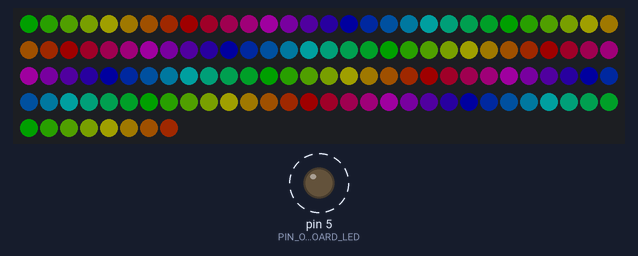
The sketch below on a simulated Arduino Uno, built with avr-gcc and run on an emulated ATmega328P. On the bench: 128 RGB LEDs in strip order, left to right, continuing on the next row, output pins drawn as LEDs (lit = HIGH). Dashed ring = blinking. Dim RGB values are drawn brighter than linear.

Above: at 0.02 s.
At 0.7 s:
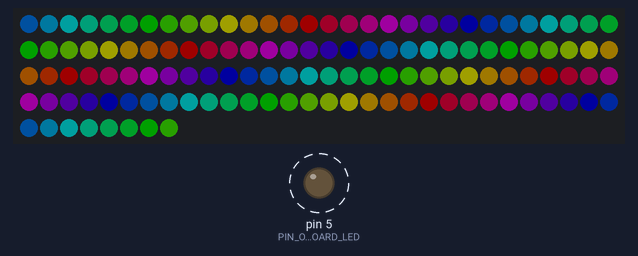
At 1.49 s:
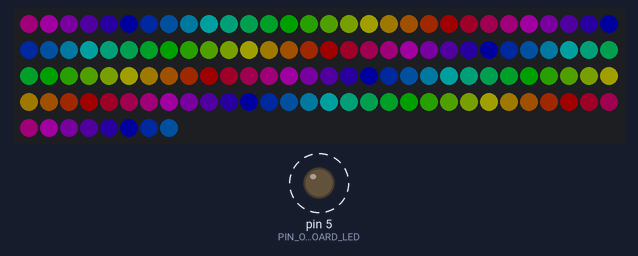
At 3.08 s:
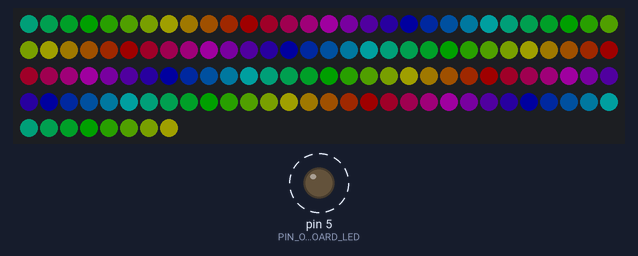
Timing chart, 0 to 40.0 s (numbered marks = the images above):
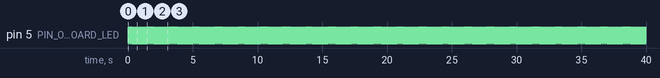

Measured:
- by itself, pin 5 (PIN_ONBOARD_LED): alternates HIGH for 0.05 s and LOW for 0.06 s
- by itself, everything shown: repeats every 2.7 s, in 48 steps

The sketch:

color_wave.ino
```cpp
#include <Adafruit_NeoPixel.h>

const uint8_t PIN_ONBOARD_LED = 5;

const uint8_t PIN_PIXEL       = 4;
const uint8_t PIXELS_N        = 128;
const int     BRIGHTNESS      = 32; // 0-255
const int     STEP            = BRIGHTNESS / 4;

const int     LOOP_DELAY      = 100;  // ms

class NeoPixel {
public:
  NeoPixel(uint8_t n, uint8_t pin) {
    this->_pixels = Adafruit_NeoPixel(n, pin, NEO_GRB + NEO_KHZ800);
  }

private:
  Adafruit_NeoPixel _pixels;
  uint8_t pixels_n = 0;
  uint8_t pin;
};

Adafruit_NeoPixel pixels(PIXELS_N, PIN_PIXEL, NEO_GRB + NEO_KHZ800);

uint32_t next_color(uint32_t col, int step=1) {
  uint32_t rgb[3];
  int j;

  rgb[0] = col >> 16 & 0xff;
  rgb[1] = col >> 8 & 0xff;
  rgb[2] = col & 0xff;

  for (int i=0; i < 3; i++) {
    int j1 = (i - 1 + 3) % 3;
    int j2 = (i + 1) % 3;

    if (rgb[i] != BRIGHTNESS) {
      continue;
    }

    if (rgb[j2] == BRIGHTNESS) {
      continue;
    }

    if (rgb[j1] != 0) {
      rgb[j1] -= step;
      if (rgb[j1] > BRIGHTNESS) {
        rgb[j1] = 0;
      }
      break;
    } else {
      rgb[j2] += step;
      if (rgb[j2] > BRIGHTNESS) {
        rgb[j2] = BRIGHTNESS;
      }
      break;
    }
  } // for(i)

  col = (rgb[0] << 16) | (rgb[1] << 8) | rgb[2];
  return col;
}

void setup() {
  //Serial.begin(115200);

  pixels.begin();
  pixels.clear();

  pinMode(PIN_ONBOARD_LED, OUTPUT);
  digitalWrite(PIN_ONBOARD_LED, HIGH);

  //pixels.setPixelColor(0, pixels.Color(BRIGHTNESS, 0, 0));
  pixels.setPixelColor(PIXELS_N - 1,
                       pixels.Color(BRIGHTNESS, 0, 0));
  pixels.show();

  //delay(2000);
}

void loop() {
  digitalWrite(PIN_ONBOARD_LED, LOW);

  //uint32_t col = pixels.getPixelColor(0);
  uint32_t col = pixels.getPixelColor(PIXELS_N - 1);

  //for (int i=0; i < PIXELS_N; i++) {
  for (int i=PIXELS_N - 1; i >= 0; i--) {
    col = next_color(col, STEP);
    //Serial.printf("%06X ", col);
    pixels.setPixelColor(i, col);
  }
  pixels.show();
  //Serial.printf("\n");

  delay(LOOP_DELAY/2);
  digitalWrite(PIN_ONBOARD_LED, HIGH);
  delay(LOOP_DELAY/2);
}
```
